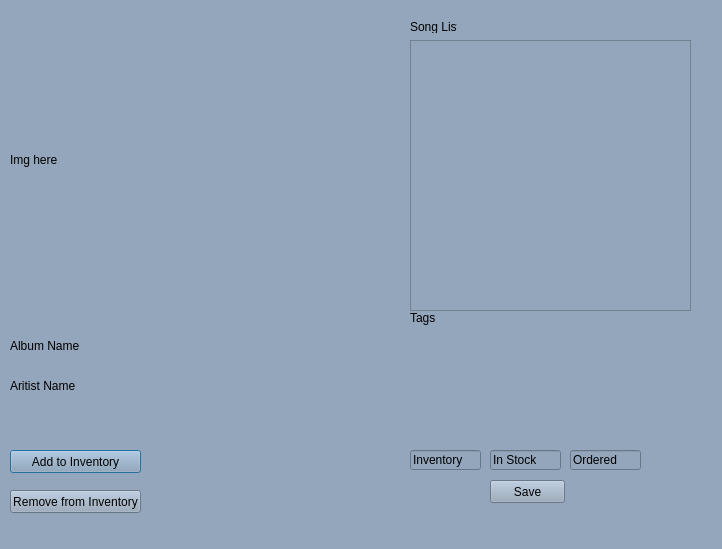
<?xml version="1.0" encoding="UTF-8"?>
<ui version="4.0">
 <class>Dialog</class>
 <widget class="QDialog" name="Dialog">
  <property name="geometry">
   <rect>
    <x>0</x>
    <y>0</y>
    <width>722</width>
    <height>549</height>
   </rect>
  </property>
  <property name="palette">
   <palette>
    <active>
     <colorrole role="WindowText">
      <brush brushstyle="SolidPattern">
       <color alpha="255">
        <red>0</red>
        <green>0</green>
        <blue>0</blue>
       </color>
      </brush>
     </colorrole>
     <colorrole role="Button">
      <brush brushstyle="SolidPattern">
       <color alpha="255">
        <red>148</red>
        <green>166</green>
        <blue>187</blue>
       </color>
      </brush>
     </colorrole>
     <colorrole role="Light">
      <brush brushstyle="SolidPattern">
       <color alpha="255">
        <red>228</red>
        <green>241</green>
        <blue>255</blue>
       </color>
      </brush>
     </colorrole>
     <colorrole role="Midlight">
      <brush brushstyle="SolidPattern">
       <color alpha="255">
        <red>188</red>
        <green>203</green>
        <blue>221</blue>
       </color>
      </brush>
     </colorrole>
     <colorrole role="Dark">
      <brush brushstyle="SolidPattern">
       <color alpha="255">
        <red>74</red>
        <green>83</green>
        <blue>93</blue>
       </color>
      </brush>
     </colorrole>
     <colorrole role="Mid">
      <brush brushstyle="SolidPattern">
       <color alpha="255">
        <red>99</red>
        <green>111</green>
        <blue>125</blue>
       </color>
      </brush>
     </colorrole>
     <colorrole role="Text">
      <brush brushstyle="SolidPattern">
       <color alpha="255">
        <red>0</red>
        <green>0</green>
        <blue>0</blue>
       </color>
      </brush>
     </colorrole>
     <colorrole role="BrightText">
      <brush brushstyle="SolidPattern">
       <color alpha="255">
        <red>255</red>
        <green>255</green>
        <blue>255</blue>
       </color>
      </brush>
     </colorrole>
     <colorrole role="ButtonText">
      <brush brushstyle="SolidPattern">
       <color alpha="255">
        <red>0</red>
        <green>0</green>
        <blue>0</blue>
       </color>
      </brush>
     </colorrole>
     <colorrole role="Base">
      <brush brushstyle="SolidPattern">
       <color alpha="255">
        <red>148</red>
        <green>166</green>
        <blue>187</blue>
       </color>
      </brush>
     </colorrole>
     <colorrole role="Window">
      <brush brushstyle="SolidPattern">
       <color alpha="255">
        <red>148</red>
        <green>166</green>
        <blue>187</blue>
       </color>
      </brush>
     </colorrole>
     <colorrole role="Shadow">
      <brush brushstyle="SolidPattern">
       <color alpha="255">
        <red>0</red>
        <green>0</green>
        <blue>0</blue>
       </color>
      </brush>
     </colorrole>
     <colorrole role="AlternateBase">
      <brush brushstyle="SolidPattern">
       <color alpha="255">
        <red>148</red>
        <green>166</green>
        <blue>187</blue>
       </color>
      </brush>
     </colorrole>
     <colorrole role="ToolTipBase">
      <brush brushstyle="SolidPattern">
       <color alpha="255">
        <red>255</red>
        <green>255</green>
        <blue>220</blue>
       </color>
      </brush>
     </colorrole>
     <colorrole role="ToolTipText">
      <brush brushstyle="SolidPattern">
       <color alpha="255">
        <red>0</red>
        <green>0</green>
        <blue>0</blue>
       </color>
      </brush>
     </colorrole>
    </active>
    <inactive>
     <colorrole role="WindowText">
      <brush brushstyle="SolidPattern">
       <color alpha="255">
        <red>0</red>
        <green>0</green>
        <blue>0</blue>
       </color>
      </brush>
     </colorrole>
     <colorrole role="Button">
      <brush brushstyle="SolidPattern">
       <color alpha="255">
        <red>148</red>
        <green>166</green>
        <blue>187</blue>
       </color>
      </brush>
     </colorrole>
     <colorrole role="Light">
      <brush brushstyle="SolidPattern">
       <color alpha="255">
        <red>228</red>
        <green>241</green>
        <blue>255</blue>
       </color>
      </brush>
     </colorrole>
     <colorrole role="Midlight">
      <brush brushstyle="SolidPattern">
       <color alpha="255">
        <red>188</red>
        <green>203</green>
        <blue>221</blue>
       </color>
      </brush>
     </colorrole>
     <colorrole role="Dark">
      <brush brushstyle="SolidPattern">
       <color alpha="255">
        <red>74</red>
        <green>83</green>
        <blue>93</blue>
       </color>
      </brush>
     </colorrole>
     <colorrole role="Mid">
      <brush brushstyle="SolidPattern">
       <color alpha="255">
        <red>99</red>
        <green>111</green>
        <blue>125</blue>
       </color>
      </brush>
     </colorrole>
     <colorrole role="Text">
      <brush brushstyle="SolidPattern">
       <color alpha="255">
        <red>0</red>
        <green>0</green>
        <blue>0</blue>
       </color>
      </brush>
     </colorrole>
     <colorrole role="BrightText">
      <brush brushstyle="SolidPattern">
       <color alpha="255">
        <red>255</red>
        <green>255</green>
        <blue>255</blue>
       </color>
      </brush>
     </colorrole>
     <colorrole role="ButtonText">
      <brush brushstyle="SolidPattern">
       <color alpha="255">
        <red>0</red>
        <green>0</green>
        <blue>0</blue>
       </color>
      </brush>
     </colorrole>
     <colorrole role="Base">
      <brush brushstyle="SolidPattern">
       <color alpha="255">
        <red>148</red>
        <green>166</green>
        <blue>187</blue>
       </color>
      </brush>
     </colorrole>
     <colorrole role="Window">
      <brush brushstyle="SolidPattern">
       <color alpha="255">
        <red>148</red>
        <green>166</green>
        <blue>187</blue>
       </color>
      </brush>
     </colorrole>
     <colorrole role="Shadow">
      <brush brushstyle="SolidPattern">
       <color alpha="255">
        <red>0</red>
        <green>0</green>
        <blue>0</blue>
       </color>
      </brush>
     </colorrole>
     <colorrole role="AlternateBase">
      <brush brushstyle="SolidPattern">
       <color alpha="255">
        <red>148</red>
        <green>166</green>
        <blue>187</blue>
       </color>
      </brush>
     </colorrole>
     <colorrole role="ToolTipBase">
      <brush brushstyle="SolidPattern">
       <color alpha="255">
        <red>255</red>
        <green>255</green>
        <blue>220</blue>
       </color>
      </brush>
     </colorrole>
     <colorrole role="ToolTipText">
      <brush brushstyle="SolidPattern">
       <color alpha="255">
        <red>0</red>
        <green>0</green>
        <blue>0</blue>
       </color>
      </brush>
     </colorrole>
    </inactive>
    <disabled>
     <colorrole role="WindowText">
      <brush brushstyle="SolidPattern">
       <color alpha="255">
        <red>74</red>
        <green>83</green>
        <blue>93</blue>
       </color>
      </brush>
     </colorrole>
     <colorrole role="Button">
      <brush brushstyle="SolidPattern">
       <color alpha="255">
        <red>148</red>
        <green>166</green>
        <blue>187</blue>
       </color>
      </brush>
     </colorrole>
     <colorrole role="Light">
      <brush brushstyle="SolidPattern">
       <color alpha="255">
        <red>228</red>
        <green>241</green>
        <blue>255</blue>
       </color>
      </brush>
     </colorrole>
     <colorrole role="Midlight">
      <brush brushstyle="SolidPattern">
       <color alpha="255">
        <red>188</red>
        <green>203</green>
        <blue>221</blue>
       </color>
      </brush>
     </colorrole>
     <colorrole role="Dark">
      <brush brushstyle="SolidPattern">
       <color alpha="255">
        <red>74</red>
        <green>83</green>
        <blue>93</blue>
       </color>
      </brush>
     </colorrole>
     <colorrole role="Mid">
      <brush brushstyle="SolidPattern">
       <color alpha="255">
        <red>99</red>
        <green>111</green>
        <blue>125</blue>
       </color>
      </brush>
     </colorrole>
     <colorrole role="Text">
      <brush brushstyle="SolidPattern">
       <color alpha="255">
        <red>74</red>
        <green>83</green>
        <blue>93</blue>
       </color>
      </brush>
     </colorrole>
     <colorrole role="BrightText">
      <brush brushstyle="SolidPattern">
       <color alpha="255">
        <red>255</red>
        <green>255</green>
        <blue>255</blue>
       </color>
      </brush>
     </colorrole>
     <colorrole role="ButtonText">
      <brush brushstyle="SolidPattern">
       <color alpha="255">
        <red>74</red>
        <green>83</green>
        <blue>93</blue>
       </color>
      </brush>
     </colorrole>
     <colorrole role="Base">
      <brush brushstyle="SolidPattern">
       <color alpha="255">
        <red>148</red>
        <green>166</green>
        <blue>187</blue>
       </color>
      </brush>
     </colorrole>
     <colorrole role="Window">
      <brush brushstyle="SolidPattern">
       <color alpha="255">
        <red>148</red>
        <green>166</green>
        <blue>187</blue>
       </color>
      </brush>
     </colorrole>
     <colorrole role="Shadow">
      <brush brushstyle="SolidPattern">
       <color alpha="255">
        <red>0</red>
        <green>0</green>
        <blue>0</blue>
       </color>
      </brush>
     </colorrole>
     <colorrole role="AlternateBase">
      <brush brushstyle="SolidPattern">
       <color alpha="255">
        <red>148</red>
        <green>166</green>
        <blue>187</blue>
       </color>
      </brush>
     </colorrole>
     <colorrole role="ToolTipBase">
      <brush brushstyle="SolidPattern">
       <color alpha="255">
        <red>255</red>
        <green>255</green>
        <blue>220</blue>
       </color>
      </brush>
     </colorrole>
     <colorrole role="ToolTipText">
      <brush brushstyle="SolidPattern">
       <color alpha="255">
        <red>0</red>
        <green>0</green>
        <blue>0</blue>
       </color>
      </brush>
     </colorrole>
    </disabled>
   </palette>
  </property>
  <property name="windowTitle">
   <string>Dialog</string>
  </property>
  <property name="autoFillBackground">
   <bool>false</bool>
  </property>
  <widget class="QScrollArea" name="SongList">
   <property name="geometry">
    <rect>
     <x>410</x>
     <y>40</y>
     <width>281</width>
     <height>271</height>
    </rect>
   </property>
   <property name="widgetResizable">
    <bool>true</bool>
   </property>
   <widget class="QWidget" name="scrollAreaWidgetContents">
    <property name="geometry">
     <rect>
      <x>0</x>
      <y>0</y>
      <width>279</width>
      <height>269</height>
     </rect>
    </property>
    <widget class="QListView" name="listView_2">
     <property name="geometry">
      <rect>
       <x>0</x>
       <y>0</y>
       <width>281</width>
       <height>271</height>
      </rect>
     </property>
     <property name="autoFillBackground">
      <bool>false</bool>
     </property>
     <property name="styleSheet">
      <string notr="true">background-color rgb(255, 255, 255)</string>
     </property>
     <property name="frameShape">
      <enum>QFrame::NoFrame</enum>
     </property>
    </widget>
   </widget>
  </widget>
  <widget class="QLabel" name="AlbumImage">
   <property name="geometry">
    <rect>
     <x>10</x>
     <y>10</y>
     <width>300</width>
     <height>300</height>
    </rect>
   </property>
   <property name="text">
    <string>Img here</string>
   </property>
  </widget>
  <widget class="QLabel" name="AlbumName">
   <property name="geometry">
    <rect>
     <x>10</x>
     <y>330</y>
     <width>161</width>
     <height>31</height>
    </rect>
   </property>
   <property name="text">
    <string>Album Name</string>
   </property>
  </widget>
  <widget class="QListView" name="listView">
   <property name="geometry">
    <rect>
     <x>410</x>
     <y>330</y>
     <width>181</width>
     <height>91</height>
    </rect>
   </property>
   <property name="autoFillBackground">
    <bool>false</bool>
   </property>
   <property name="styleSheet">
    <string notr="true">round-color rgb(255, 255, 255)</string>
   </property>
   <property name="frameShape">
    <enum>QFrame::NoFrame</enum>
   </property>
  </widget>
  <widget class="QLabel" name="ArtistName">
   <property name="geometry">
    <rect>
     <x>10</x>
     <y>370</y>
     <width>161</width>
     <height>31</height>
    </rect>
   </property>
   <property name="text">
    <string>Aritist Name</string>
   </property>
  </widget>
  <widget class="QLabel" name="Genre">
   <property name="geometry">
    <rect>
     <x>410</x>
     <y>310</y>
     <width>101</width>
     <height>16</height>
    </rect>
   </property>
   <property name="text">
    <string>Tags</string>
   </property>
  </widget>
  <widget class="QLabel" name="label">
   <property name="geometry">
    <rect>
     <x>410</x>
     <y>20</y>
     <width>47</width>
     <height>13</height>
    </rect>
   </property>
   <property name="text">
    <string>Song List</string>
   </property>
  </widget>
  <widget class="QLineEdit" name="lineEdit">
   <property name="geometry">
    <rect>
     <x>410</x>
     <y>450</y>
     <width>71</width>
     <height>20</height>
    </rect>
   </property>
   <property name="text">
    <string>Inventory</string>
   </property>
  </widget>
  <widget class="QPushButton" name="pushButton">
   <property name="geometry">
    <rect>
     <x>10</x>
     <y>450</y>
     <width>131</width>
     <height>23</height>
    </rect>
   </property>
   <property name="text">
    <string>Add to Inventory</string>
   </property>
  </widget>
  <widget class="QPushButton" name="pushButton_2">
   <property name="geometry">
    <rect>
     <x>10</x>
     <y>490</y>
     <width>131</width>
     <height>23</height>
    </rect>
   </property>
   <property name="text">
    <string>Remove from Inventory</string>
   </property>
  </widget>
  <widget class="QLineEdit" name="lineEdit_2">
   <property name="geometry">
    <rect>
     <x>490</x>
     <y>450</y>
     <width>71</width>
     <height>20</height>
    </rect>
   </property>
   <property name="text">
    <string>In Stock</string>
   </property>
  </widget>
  <widget class="QLineEdit" name="lineEdit_3">
   <property name="geometry">
    <rect>
     <x>570</x>
     <y>450</y>
     <width>71</width>
     <height>20</height>
    </rect>
   </property>
   <property name="text">
    <string>Ordered</string>
   </property>
  </widget>
  <widget class="QPushButton" name="pushButton_3">
   <property name="geometry">
    <rect>
     <x>490</x>
     <y>480</y>
     <width>75</width>
     <height>23</height>
    </rect>
   </property>
   <property name="text">
    <string>Save</string>
   </property>
  </widget>
 </widget>
 <resources/>
 <connections/>
</ui>
